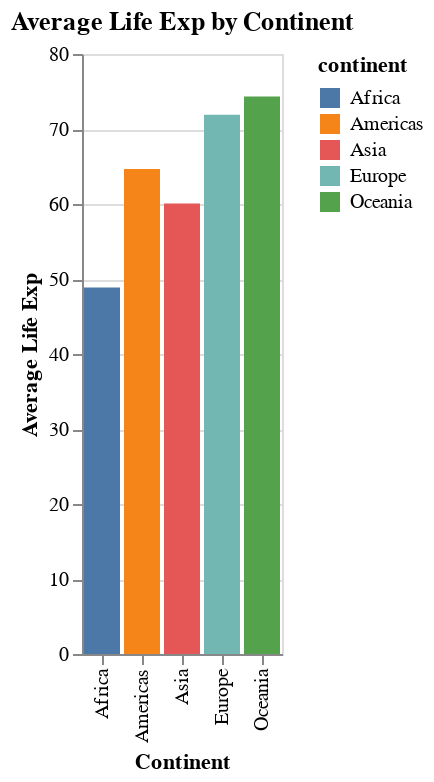

Source (notebook cell):
### Markdown cell above
By specifying the color parameter as 'continent', we instruct the function to assign unique colors to each continent's data points. This not only adds aesthetic value but also makes it easier to visually segregate the life expectancy data for each continent, thus enhancing the interpretability of our visualization. 

We will now introduce three new functions from the `doeasyeda` package, each designed to illuminate distinct facets of the dataset through histograms, area plots, and line plots.

### Exploring Averages with Histograms

Firstly, we shall compute the mean life expectancy for each continent to observe the average lifespan in these regions:

### Code cell
df_grouped1 = df.groupby(['continent'])['lifeExp'].mean().reset_index()
create_hist_plot(df_grouped1, 'continent', 'lifeExp', color='continent', 
                 title='Average Life Exp by Continent', x_title= 'Continent', y_title='Average Life Exp')

### Figure 1 — Vega-Lite specification as saved in the notebook (floating-point values rounded to 4 significant figures)
{"config": {"view": {"continuousWidth": 300, "continuousHeight": 300}}, "data": {"name": "data-27aedddfdd93e173aef3cd349366f09b"}, "mark": {"type": "bar"}, "encoding": {"color": {"field": "continent", "type": "nominal"}, "x": {"field": "continent", "title": "Continent", "type": "nominal"}, "y": {"field": "lifeExp", "title": "Average Life Exp", "type": "quantitative"}}, "title": "Average Life Exp by Continent", "$schema": "https://vega.github.io/schema/vega-lite/v5.15.1.json", "datasets": {"data-27aedddfdd93e173aef3cd349366f09b": [{"continent": "Africa", "lifeExp": 48.87}, {"continent": "Americas", "lifeExp": 64.66}, {"continent": "Asia", "lifeExp": 60.06}, {"continent": "Europe", "lifeExp": 71.9}, {"continent": "Oceania", "lifeExp": 74.33}]}}
